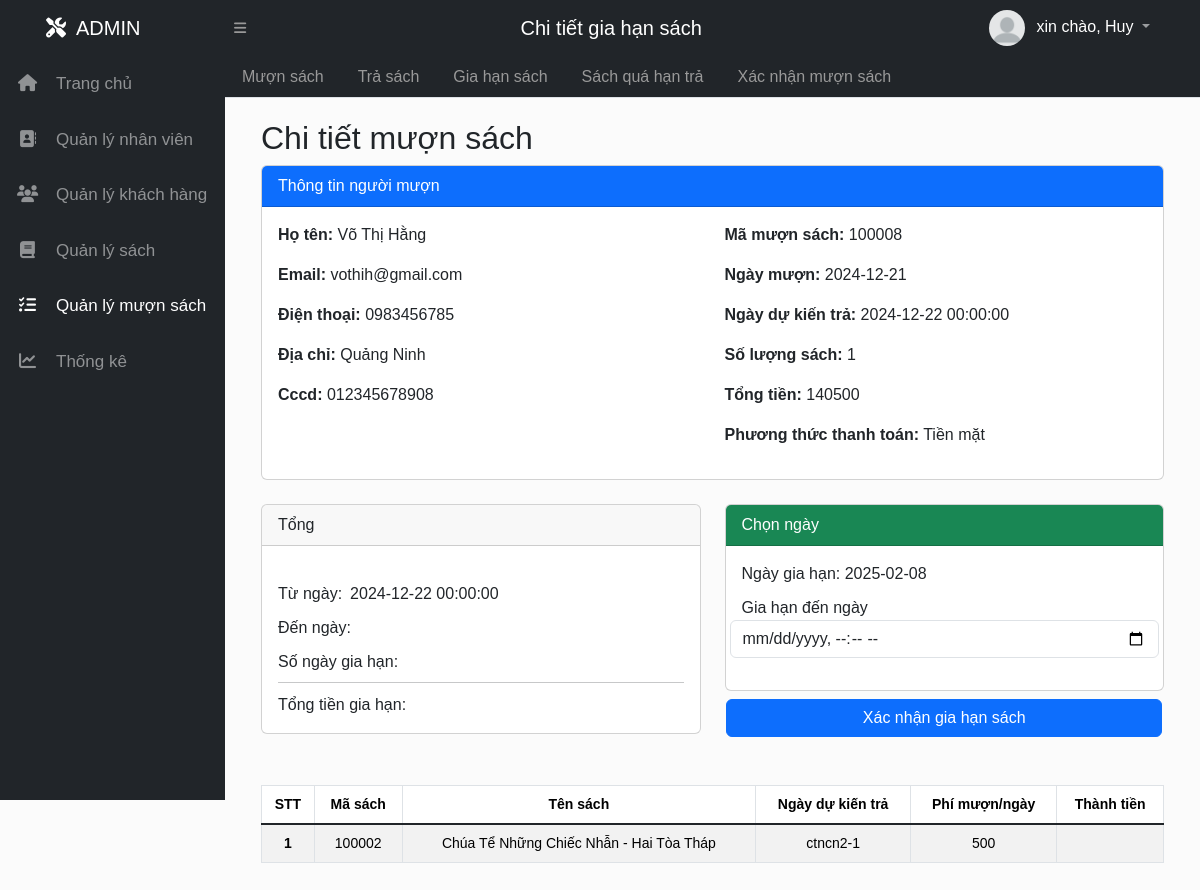
Page /Admin/ql_muon_sach/detail_giahan?mamuonsach=100008 (signed in) on the committed database.
### tables this page shows
CREATE TABLE `muonsach` (
  `MaMuonSach` int(11) NOT NULL AUTO_INCREMENT,
  `MaTaiKhoan` int(11) DEFAULT NULL,
  `NgayMuon` date DEFAULT curdate(),
  `NgayDuKienTra` datetime DEFAULT NULL,
  `HanTra` datetime DEFAULT NULL,
  `NgayGiaHan` datetime DEFAULT NULL,
  `NgayTraThuc` datetime DEFAULT NULL,
  `SoLuongSachMuon` int(3) DEFAULT 0,
  `TongTien` double DEFAULT 0,
  `TrangThai` enum('Đang mượn','Đã trả','Chờ xác nhận','Đang vận chuyển','Gia hạn') DEFAULT 'Đang mượn',
  `PhuongThucThanhToan` enum('Chuyển khoản','Tiền mặt','Tiền trong tài khoản thư viện') DEFAULT 'Tiền mặt',
  `CreatedAt` datetime DEFAULT current_timestamp(),
  `UpdatedAt` datetime DEFAULT current_timestamp() ON UPDATE current_timestamp(),
  PRIMARY KEY (`MaMuonSach`),
  KEY `MaTaiKhoan` (`MaTaiKhoan`),
  CONSTRAINT `muonsach_ibfk_1` FOREIGN KEY (`MaTaiKhoan`) REFERENCES `taikhoan` (`MaTaiKhoan`) ON DELETE CASCADE
);

CREATE TABLE `taikhoan` (
  `MaTaiKhoan` int(11) NOT NULL AUTO_INCREMENT,
  `TenDangNhap` varchar(50) DEFAULT NULL,
  `MatKhauHash` varchar(255) DEFAULT NULL,
  `MaVaiTro` int(11) DEFAULT 1,
  `MaTrangThai` int(11) DEFAULT 3,
  `HoTen` varchar(100) DEFAULT NULL,
  `Email` varchar(100) DEFAULT NULL,
  `Cccd` varchar(13) DEFAULT NULL,
  `DienThoai` varchar(20) DEFAULT NULL,
  `DiaChi` varchar(255) DEFAULT NULL,
  `URL_HinhNguoiDung` varchar(255) DEFAULT NULL,
  `CreatedAt` datetime DEFAULT current_timestamp(),
  `UpdatedAt` datetime DEFAULT current_timestamp() ON UPDATE current_timestamp(),
  PRIMARY KEY (`MaTaiKhoan`),
  UNIQUE KEY `TenDangNhap` (`TenDangNhap`),
  UNIQUE KEY `Email` (`Email`),
  UNIQUE KEY `Cccd` (`Cccd`),
  KEY `MaVaiTro` (`MaVaiTro`),
  KEY `MaTrangThai` (`MaTrangThai`),
  CONSTRAINT `taikhoan_ibfk_1` FOREIGN KEY (`MaVaiTro`) REFERENCES `vaitro` (`MaVaiTro`),
  CONSTRAINT `taikhoan_ibfk_2` FOREIGN KEY (`MaTrangThai`) REFERENCES `trangthai` (`MaTrangThai`)
);

CREATE TABLE `chitietmuonsach` (
  `MaChiTietMuon` int(11) NOT NULL AUTO_INCREMENT,
  `MaMuonSach` int(11) DEFAULT NULL,
  `MaSachCaBiet` int(11) DEFAULT 0,
  `MaSach` int(11) DEFAULT NULL,
  `GiaMuon_Ngay` double DEFAULT NULL,
  `ThanhTien` double DEFAULT NULL,
  `TrangThai` enum('Đang mượn','Đã trả','Gia hạn','Chờ xác nhận') DEFAULT 'Đang mượn',
  `CreatedAt` datetime DEFAULT current_timestamp(),
  `UpdatedAt` datetime DEFAULT current_timestamp() ON UPDATE current_timestamp(),
  PRIMARY KEY (`MaChiTietMuon`),
  KEY `MaSachCaBiet` (`MaSachCaBiet`),
  KEY `MaSach` (`MaSach`),
  KEY `chitietmuonsach_ibfk_1` (`MaMuonSach`),
  CONSTRAINT `chitietmuonsach_ibfk_1` FOREIGN KEY (`MaMuonSach`) REFERENCES `muonsach` (`MaMuonSach`) ON DELETE CASCADE,
  CONSTRAINT `chitietmuonsach_ibfk_2` FOREIGN KEY (`MaSachCaBiet`) REFERENCES `sachcabiet` (`MaSachCaBiet`) ON DELETE CASCADE,
  CONSTRAINT `chitietmuonsach_ibfk_3` FOREIGN KEY (`MaSach`) REFERENCES `sach` (`MaSach`) ON DELETE SET NULL
);

CREATE TABLE `sach` (
  `MaSach` int(11) NOT NULL AUTO_INCREMENT,
  `TenSach` varchar(255) DEFAULT NULL,
  `MoTa` text DEFAULT NULL,
  `NhaXuatBan` varchar(100) DEFAULT NULL,
  `NgayXuatBan` date DEFAULT NULL,
  `ISBN` varchar(20) DEFAULT NULL,
  `URL_HinhSach` varchar(255) DEFAULT NULL,
  `LuotLuu` int(11) DEFAULT 0,
  `LuotXem` int(11) DEFAULT 0,
  `LuotThich` int(11) DEFAULT 0,
  `CoLoi` tinyint(1) DEFAULT 0,
  `ViTriSach` varchar(100) DEFAULT NULL,
  `GhimSach` tinyint(1) DEFAULT 0,
  `MaBoSach` int(11) DEFAULT NULL,
  `TongSL` int(11) NOT NULL,
  `SLConLai` int(11) NOT NULL,
  `DonGia` double DEFAULT NULL,
  `CreatedAt` datetime DEFAULT current_timestamp(),
  `UpdatedAt` datetime DEFAULT current_timestamp() ON UPDATE current_timestamp(),
  PRIMARY KEY (`MaSach`),
  KEY `MaBoSach` (`MaBoSach`),
  CONSTRAINT `sach_ibfk_1` FOREIGN KEY (`MaBoSach`) REFERENCES `bosach` (`MaBoSach`) ON DELETE SET NULL
);

CREATE TABLE `sachcabiet` (
  `MaSachCaBiet` int(11) NOT NULL AUTO_INCREMENT,
  `MaSach` int(11) DEFAULT NULL,
  `MoTa` text DEFAULT NULL,
  `SoHieuBanSao` varchar(50) DEFAULT NULL,
  `TrangThai` enum('Có sẵn','Đã mượn','Bị lỗi','Đang bảo quản') DEFAULT 'Có sẵn',
  `CreatedAt` datetime DEFAULT current_timestamp(),
  `UpdatedAt` datetime DEFAULT current_timestamp() ON UPDATE current_timestamp(),
  PRIMARY KEY (`MaSachCaBiet`),
  UNIQUE KEY `SoHieuBanSao` (`SoHieuBanSao`),
  KEY `MaSach` (`MaSach`),
  CONSTRAINT `sachcabiet_ibfk_1` FOREIGN KEY (`MaSach`) REFERENCES `sach` (`MaSach`) ON DELETE CASCADE
);

### View/Admin/index.php (called while the page is built, shortened)
<?php
    include('../../config.php');
    if (isset($_GET['mod'])) {
        switch ($_GET['mod']) {
            case 'ql_muon_sach':
                $ctrl_name = "c_ad_ql_muon_tra";
                break;
        }
        include_once '../../controller/c_admin/'.$ctrl_name.'.php';
    } else{
        header('Location: ?mod=home&act=home');
    }
?>

### config.php (called while the page is built, shortened)
<?php
  $base_url_admin = '/do_an_quanlythuvien/Admin/';
?>

### Model/library.php (called while the page is built, shortened)
<?php
    function connectdb(){
        $servername = "localhost";
        $username   = "root";
        $password   = "";
        $dbname     = "ql_thuvien";
        $conn   = mysqli_connect($servername, $username, $password, $dbname);
        return $conn;
    }
    function get_one($sql)
    {
        $conn = connectdb();
        $result = mysqli_query($conn, $sql);
        $result = mysqli_fetch_assoc($result);
        return $result;
    }
?>

### Model/m_admin/m_ad_ql_muon_tra.php (called while the page is built, shortened)
<?php
include "../../Model/library.php";
    function get_One_MuonSach($mamuonsach){
        return get_one("SELECT * FROM muonsach
        LEFT JOIN taikhoan on muonsach.MaTaiKhoan = taikhoan.MaTaiKhoan
        WHERE MaMuonSach = $mamuonsach");
    }
    function get_chitiet_muonsach($mamuonsach){
        $conn = connectdb();
        $sql = "SELECT chitietmuonsach.*, sach.TenSach, sachcabiet.SoHieuBanSao
                FROM chitietmuonsach
                LEFT JOIN sach ON chitietmuonsach.MaSach = sach.MaSach
                LEFT JOIN muonsach ON chitietmuonsach.MaMuonSach = muonsach.MaMuonSach
                LEFT JOIN sachcabiet ON chitietmuonsach.MaSachCaBiet = sachcabiet.MaSachCaBiet
                WHERE chitietmuonsach.MaMuonSach = ?";
        $stmt = $conn->prepare($sql);
        $stmt->bind_param("i", $mamuonsach);
        $stmt->execute();
        $result = $stmt->get_result();
        $list = [];
        while ($row = $result->fetch_assoc()) {
            array_push($list, $row);
        }
        return $list;
    }
    function get_chitiet_muonsach_giahan($mamuonsach){
        $list = get_chitiet_muonsach($mamuonsach);
        return $list;
    }
?>

### View/Admin/home/muontrasach/giahan/detail_gia_han.php (the view, shortened to what this page needs)
<form method="post" action="<?=$base_url_admin?>ql_muon_sach/detail_giahan?mamuonsach=<?=$muonsach['MaMuonSach']?>">
<div class="container mt-3 mb-3">
    <div class="row justify-content-center">
        <div class="col-md-12 ">
            <h2>Chi tiết mượn sách</h2>
            <div class="row">
                <div class="col-md-12">
                    <div class="card">
                        <div class="card-header bg-primary text-white">
                            Thông tin người mượn
                        </div>
                        <div class="card-body row">
                            <div class="col-md-6">
                                <p><strong>Họ tên:</strong> <?=$muonsach["HoTen"]?></p>
                                <p><strong>Email:</strong> <?=$muonsach["Email"]?></p>
                                <p><strong>Điện thoại:</strong> <?=$muonsach["DienThoai"]?></p>
                                <p><strong>Địa chỉ:</strong> <?=$muonsach["DiaChi"]?></p>
                                <p><strong>Cccd:</strong> <?=$muonsach["Cccd"]?></p>
                            </div>
                            <div class="col-md-6">
                                <p><strong>Mã mượn sách:</strong> <?=$muonsach["MaMuonSach"]?></p>
                                <p><strong>Ngày mượn:</strong> <?=$muonsach["NgayMuon"]?></p>
                                <p><strong>Ngày dự kiến trả:</strong> <?=$muonsach["NgayDuKienTra"]?></p>
                                <p><strong>Số lượng sách:</strong> <?=$muonsach["SoLuongSachMuon"]?></p>
                                <p><strong>Tổng tiền:</strong> <?=$muonsach["TongTien"]?></p>
                                <p><strong>Phương thức thanh toán:</strong> <?=$muonsach["PhuongThucThanhToan"]?></p>
                            </div>
                        </div>
                    </div>
                </div>
            </div>
            <div class="row mt-4">
                <div class="col-md-6">
                    <div class="card">
                        <div class="card-header blue">
                            Tổng
                        </div>
                        <div class="card-body">
                            <div class="form-label">
                                <label for="">Từ ngày: </label><label for="" class="form-label ms-2" id=""> <?=$muonsach["NgayDuKienTra"]?></label>
                            </div>
                            <div class="form-label">
                                <label for="">Đến ngày: </label><label for="" class="form-label ms-2" id="denngay"> </label>
                            </div><div class="form-label">
                                <label for="">Số ngày gia hạn: </label><label for="" class="form-label ms-2" id="songaymuon"> </label>
                            </div>
                            <hr class="my-2">
                            <div class="form-label">
                                <label for="">Tổng tiền gia hạn: </label><label for="" class="form-label ms-2 " id="label-tongtiengiahan"> </label>
                            </div>
                        </div>
                    </div>
                </div>
                <div class="col-md-6">
                    <div class="card ">
                        <div class="card-header bg-success text-white">
                            Chọn ngày
                        </div>
                        <div class="card-body">
                            <div class="mb-3 row">
                                <label>Ngày gia hạn: <?=$current_date = date("Y-m-d");?></label>
                                <label for="giahanngay" class="form-label">Gia hạn đến ngày</label>
                                <input type="datetime-local" class="form-control" id="giahanngay" name="giahanngay"  required>
                            </div>
                        </div>
                    </div>
                    <div class="row justify-content-center mt-2">
                        <button type="submit" name="submit-xacnhan" class="btn btn-primary w-94">Xác nhận gia hạn sách</button>
                    </div>
                </div>
            </div>
        </div>
    </div>
    <div class="row justify-content-center mt-4 ">
            <div class="table-responsive">
                <table class="table text-center table-hover mt-4 table-bordered table-striped small" id = "borrowedBooksTable">
                    <thead class="thead-dark">
                        <tr>
                            <th scope="col">STT</th>
                            <th scope="col">Mã sách</th>
                            <th scope="col">Tên sách</th>
                            <th scope="col">Ngày dự kiến trả</th>
                            <th scope="col">Phí mượn/ngày</th>
                            <th scope="col">Thành tiền</th>
                        </tr>
                    </thead>
                    <tbody class="table-group-divider">
                        <?php $stt = 1;
                            foreach($details as $detail):
                        ?>
                        <tr>
                            <th scope="row"><div><?=$stt?></div></th>
                            <td><div class="hang1_table"><?=$detail["MaSach"]?></div></td>
                            <td><div class="hang1_table"><?=$detail["TenSach"]?></div></td>
                            <td><div class="hang1_table"><?=$detail["SoHieuBanSao"]?></div></td>
                            <td><div class="hang1_table"><?=$detail["GiaMuon_Ngay"]?></div></td>
                            <td><div class="hang1_table"><?=$detail["ThanhTien"]?></div>
                            </td>
                        </tr>
                        <?php $stt++; endforeach; ?>
                    </tbody>
                </table>
            </div>
    </div>
</div>
</form>

### Assets/css/admin.css (style rules this page uses)
* { margin: 0; padding: 0; box-sizing: border-box; }
*, *::before, *::after { box-sizing: border-box; }
body { font-family: Arial, sans-serif; background-color: #e2e2e21f; justify-content: space-between; }
div { display: block; unicode-bidi: isolate; }
:root { --blue: #287bff; --white: #fff; --grey: #f5f5f5; --black1: #222; --black2: #999; --color-white: #fff; --color-header: #212529; --color-background-cursor: #444; --color-btn: #71be34; }
.table th, .table td { vertical-align: middle; word-wrap: break-word; }
.hang1_table { white-space: nowrap; overflow: hidden; text-overflow: ellipsis; }
#mainContent .form-label { margin: 10px 0 0 0px ; }
.card { transition: transform 0.3s ease; }

### Assets/css/style.css (style rules this page uses)
.w-94 { width: 94% !important; }
.text-white { --tw-text-opacity: 1; color: rgb(255 255 255 / var(--tw-text-opacity)); }

### rows in the picture
muonsach: MaTaiKhoan.HoTen "Võ Thị Hằng", MaTaiKhoan.Email "vothih@gmail.com", MaTaiKhoan.DienThoai "0983456785", MaTaiKhoan.DiaChi "Quảng Ninh", MaTaiKhoan.Cccd "012345678908", MaMuonSach "100008", NgayMuon "2024-12-21", NgayDuKienTra "2024-12-22 00:00:00", SoLuongSachMuon "1", TongTien "140500", PhuongThucThanhToan "Tiền mặt"
chitietmuonsach: MaSach "100002", MaSach.TenSach "Chúa Tể Những Chiếc Nhẫn - Hai Tòa Tháp", MaSachCaBiet.SoHieuBanSao "ctncn2-1", GiaMuon_Ngay "500"

### other values in the picture
$title_bar "Chi tiết gia hạn sách"
$_SESSION['last_name_user'] "Huy"
